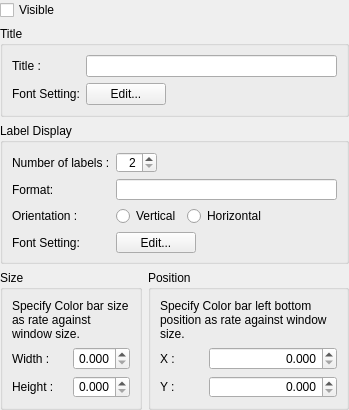
<?xml version="1.0" encoding="UTF-8"?>
<ui version="4.0">
 <class>PreProcessorWindowScalarBarSettingWidget</class>
 <widget class="QWidget" name="PreProcessorWindowScalarBarSettingWidget">
  <property name="geometry">
   <rect>
    <x>0</x>
    <y>0</y>
    <width>349</width>
    <height>410</height>
   </rect>
  </property>
  <property name="minimumSize">
   <size>
    <width>349</width>
    <height>410</height>
   </size>
  </property>
  <property name="windowTitle">
   <string>Form</string>
  </property>
  <layout class="QVBoxLayout" name="verticalLayout_3">
   <property name="leftMargin">
    <number>0</number>
   </property>
   <property name="topMargin">
    <number>0</number>
   </property>
   <property name="rightMargin">
    <number>0</number>
   </property>
   <property name="bottomMargin">
    <number>0</number>
   </property>
   <item>
    <widget class="QCheckBox" name="displayCheckBox">
     <property name="text">
      <string>Visible</string>
     </property>
    </widget>
   </item>
   <item>
    <widget class="QGroupBox" name="titleGroupBox">
     <property name="title">
      <string>Title</string>
     </property>
     <layout class="QGridLayout" name="gridLayout_4">
      <item row="0" column="0">
       <widget class="QLabel" name="titleLabel">
        <property name="text">
         <string>Title :</string>
        </property>
       </widget>
      </item>
      <item row="0" column="1">
       <widget class="QLineEdit" name="titleEdit"/>
      </item>
      <item row="1" column="0">
       <widget class="QLabel" name="titleFontLabel">
        <property name="text">
         <string>Font Setting:</string>
        </property>
       </widget>
      </item>
      <item row="1" column="1">
       <layout class="QHBoxLayout" name="horizontalLayout_3">
        <item>
         <widget class="QPushButton" name="titleFontButton">
          <property name="text">
           <string>Edit...</string>
          </property>
         </widget>
        </item>
        <item>
         <spacer name="horizontalSpacer_4">
          <property name="orientation">
           <enum>Qt::Horizontal</enum>
          </property>
          <property name="sizeHint" stdset="0">
           <size>
            <width>40</width>
            <height>20</height>
           </size>
          </property>
         </spacer>
        </item>
       </layout>
      </item>
     </layout>
     <zorder>titleEdit</zorder>
     <zorder>titleLabel</zorder>
     <zorder>titleFontLabel</zorder>
    </widget>
   </item>
   <item>
    <widget class="QGroupBox" name="labelGroupBox">
     <property name="title">
      <string>Label Display</string>
     </property>
     <layout class="QGridLayout" name="gridLayout">
      <item row="0" column="0">
       <widget class="QLabel" name="numberLabel">
        <property name="text">
         <string>Number of labels :</string>
        </property>
       </widget>
      </item>
      <item row="0" column="1">
       <layout class="QHBoxLayout" name="horizontalLayout_7">
        <item>
         <widget class="QSpinBox" name="numberSpinBox">
          <property name="alignment">
           <set>Qt::AlignRight|Qt::AlignTrailing|Qt::AlignVCenter</set>
          </property>
          <property name="minimum">
           <number>2</number>
          </property>
         </widget>
        </item>
        <item>
         <spacer name="horizontalSpacer_3">
          <property name="orientation">
           <enum>Qt::Horizontal</enum>
          </property>
          <property name="sizeHint" stdset="0">
           <size>
            <width>40</width>
            <height>20</height>
           </size>
          </property>
         </spacer>
        </item>
       </layout>
      </item>
      <item row="1" column="0">
       <widget class="QLabel" name="formatLabel">
        <property name="text">
         <string>Format:</string>
        </property>
       </widget>
      </item>
      <item row="1" column="1">
       <widget class="QLineEdit" name="labelFormatEdit"/>
      </item>
      <item row="2" column="0">
       <widget class="QLabel" name="orientationLabel">
        <property name="text">
         <string>Orientation :</string>
        </property>
       </widget>
      </item>
      <item row="2" column="1">
       <layout class="QHBoxLayout" name="horizontalLayout_5">
        <item>
         <widget class="QRadioButton" name="verticalRadioButton">
          <property name="text">
           <string>Vertical</string>
          </property>
          <property name="autoExclusive">
           <bool>true</bool>
          </property>
         </widget>
        </item>
        <item>
         <widget class="QRadioButton" name="horizontalRadioButton">
          <property name="text">
           <string>Horizontal</string>
          </property>
         </widget>
        </item>
        <item>
         <spacer name="horizontalSpacer">
          <property name="orientation">
           <enum>Qt::Horizontal</enum>
          </property>
          <property name="sizeHint" stdset="0">
           <size>
            <width>40</width>
            <height>20</height>
           </size>
          </property>
         </spacer>
        </item>
       </layout>
      </item>
      <item row="3" column="0">
       <widget class="QLabel" name="labelFontLabel">
        <property name="text">
         <string>Font Setting:</string>
        </property>
       </widget>
      </item>
      <item row="3" column="1">
       <layout class="QHBoxLayout" name="horizontalLayout_2">
        <item>
         <widget class="QPushButton" name="labelFontButton">
          <property name="text">
           <string>Edit...</string>
          </property>
         </widget>
        </item>
        <item>
         <spacer name="horizontalSpacer_2">
          <property name="orientation">
           <enum>Qt::Horizontal</enum>
          </property>
          <property name="sizeHint" stdset="0">
           <size>
            <width>40</width>
            <height>20</height>
           </size>
          </property>
         </spacer>
        </item>
       </layout>
      </item>
     </layout>
    </widget>
   </item>
   <item>
    <layout class="QHBoxLayout" name="horizontalLayout">
     <item>
      <widget class="QGroupBox" name="sizeGroupBox">
       <property name="minimumSize">
        <size>
         <width>0</width>
         <height>0</height>
        </size>
       </property>
       <property name="title">
        <string>Size</string>
       </property>
       <layout class="QVBoxLayout" name="verticalLayout">
        <item>
         <widget class="QLabel" name="sizeLabel">
          <property name="text">
           <string>Specify Color bar size as rate against window size.</string>
          </property>
          <property name="wordWrap">
           <bool>true</bool>
          </property>
         </widget>
        </item>
        <item>
         <layout class="QGridLayout" name="gridLayout_2" columnstretch="0,0,1">
          <item row="0" column="0">
           <widget class="QLabel" name="widthLabel">
            <property name="text">
             <string>Width :</string>
            </property>
           </widget>
          </item>
          <item row="0" column="1">
           <widget class="TooltipLabel" name="sizeWidthLabel">
            <property name="toolTip">
             <string>If you specify 1, Color bar width is the same to window width.</string>
            </property>
            <property name="text">
             <string/>
            </property>
            <property name="pixmap">
             <pixmap resource="../../guibase/guibase.qrc">:/libs/guibase/images/iconQuestion.svg</pixmap>
            </property>
           </widget>
          </item>
          <item row="0" column="2">
           <widget class="QDoubleSpinBox" name="widthSpinBox">
            <property name="alignment">
             <set>Qt::AlignRight|Qt::AlignTrailing|Qt::AlignVCenter</set>
            </property>
            <property name="decimals">
             <number>3</number>
            </property>
            <property name="maximum">
             <double>1.000000000000000</double>
            </property>
            <property name="singleStep">
             <double>0.010000000000000</double>
            </property>
           </widget>
          </item>
          <item row="1" column="0">
           <widget class="QLabel" name="HeightLabel">
            <property name="text">
             <string>Height :</string>
            </property>
           </widget>
          </item>
          <item row="1" column="1">
           <widget class="TooltipLabel" name="sizeHeightLabel">
            <property name="toolTip">
             <string>If you specify 1, Color bar height is the same to window height.</string>
            </property>
            <property name="text">
             <string/>
            </property>
            <property name="pixmap">
             <pixmap resource="../../guibase/guibase.qrc">:/libs/guibase/images/iconQuestion.svg</pixmap>
            </property>
           </widget>
          </item>
          <item row="1" column="2">
           <widget class="QDoubleSpinBox" name="heightSpinBox">
            <property name="alignment">
             <set>Qt::AlignRight|Qt::AlignTrailing|Qt::AlignVCenter</set>
            </property>
            <property name="decimals">
             <number>3</number>
            </property>
            <property name="maximum">
             <double>1.000000000000000</double>
            </property>
            <property name="singleStep">
             <double>0.010000000000000</double>
            </property>
           </widget>
          </item>
         </layout>
        </item>
       </layout>
      </widget>
     </item>
     <item>
      <widget class="QGroupBox" name="positionGroupBox">
       <property name="title">
        <string>Position</string>
       </property>
       <layout class="QVBoxLayout" name="verticalLayout_2">
        <item>
         <widget class="QLabel" name="positionLabel">
          <property name="text">
           <string>Specify Color bar left bottom position as rate against window size.</string>
          </property>
          <property name="wordWrap">
           <bool>true</bool>
          </property>
         </widget>
        </item>
        <item>
         <layout class="QGridLayout" name="gridLayout_3" columnstretch="0,0,1">
          <item row="0" column="0">
           <widget class="QLabel" name="xLabel">
            <property name="minimumSize">
             <size>
              <width>30</width>
              <height>0</height>
             </size>
            </property>
            <property name="text">
             <string>X :</string>
            </property>
           </widget>
          </item>
          <item row="0" column="1">
           <widget class="TooltipLabel" name="positionXLabel">
            <property name="toolTip">
             <string>If you specify 0, Color bar left edge is located at window left edge.</string>
            </property>
            <property name="text">
             <string/>
            </property>
            <property name="pixmap">
             <pixmap resource="../../guibase/guibase.qrc">:/libs/guibase/images/iconQuestion.svg</pixmap>
            </property>
           </widget>
          </item>
          <item row="0" column="2">
           <widget class="QDoubleSpinBox" name="positionXSpinBox">
            <property name="alignment">
             <set>Qt::AlignRight|Qt::AlignTrailing|Qt::AlignVCenter</set>
            </property>
            <property name="decimals">
             <number>3</number>
            </property>
            <property name="maximum">
             <double>1.000000000000000</double>
            </property>
            <property name="singleStep">
             <double>0.010000000000000</double>
            </property>
           </widget>
          </item>
          <item row="1" column="0">
           <widget class="QLabel" name="yLabel">
            <property name="minimumSize">
             <size>
              <width>30</width>
              <height>0</height>
             </size>
            </property>
            <property name="text">
             <string>Y :</string>
            </property>
           </widget>
          </item>
          <item row="1" column="1">
           <widget class="TooltipLabel" name="positionYLabel">
            <property name="toolTip">
             <string>If you specify 0, Color bar bottom is located at window bottom.</string>
            </property>
            <property name="text">
             <string/>
            </property>
            <property name="pixmap">
             <pixmap resource="../../guibase/guibase.qrc">:/libs/guibase/images/iconQuestion.svg</pixmap>
            </property>
           </widget>
          </item>
          <item row="1" column="2">
           <widget class="QDoubleSpinBox" name="positionYSpinBox">
            <property name="alignment">
             <set>Qt::AlignRight|Qt::AlignTrailing|Qt::AlignVCenter</set>
            </property>
            <property name="decimals">
             <number>3</number>
            </property>
            <property name="maximum">
             <double>1.000000000000000</double>
            </property>
            <property name="singleStep">
             <double>0.010000000000000</double>
            </property>
           </widget>
          </item>
         </layout>
        </item>
       </layout>
      </widget>
     </item>
    </layout>
   </item>
   <item>
    <spacer name="verticalSpacer">
     <property name="orientation">
      <enum>Qt::Vertical</enum>
     </property>
     <property name="sizeHint" stdset="0">
      <size>
       <width>20</width>
       <height>13</height>
      </size>
     </property>
    </spacer>
   </item>
  </layout>
 </widget>
 <customwidgets>
  <customwidget>
   <class>TooltipLabel</class>
   <extends>QLabel</extends>
   <header>guibase/tooltiplabel.h</header>
  </customwidget>
 </customwidgets>
 <resources>
  <include location="../../guibase/guibase.qrc"/>
 </resources>
 <connections/>
</ui>
